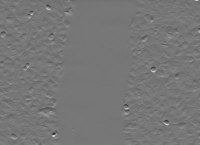
#> input picture input_images/scratch1.jpg, 200 x 145 px
$ python binary_threshold_otsu.py
#> lines starting #> are read from the running program, lines starting #| are printed output that depends on the picture; after the words box and inside, x2 and y2 are one past the last pixel; in counts of white or black regions, pixels touching at a corner belong together; long printed decimals are rounded
# -*- coding: utf-8 -*-
"""
Created on Thu May 26 17:23:13 2022

@author: sdeni
"""

import matplotlib.pyplot as plt
from skimage import filters, morphology
import cv2
import numpy as np


img =cv2.imread("./input_images/scratch1.jpg", cv2.COLOR_BAYER_BGGR2GRAY)
#> img is the input picture: shape (145, 200); min 27, max 221, mean 118.6
entr_img =filters.rank.entropy(img, morphology.disk(3))
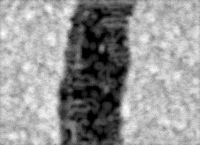
#> entr_img: shape (145, 200) float64; min 0, max 4.86, mean 2.85; drawn with min black and max white
plt.imshow(entr_img, cmap="gray")

thresh = filters.threshold_otsu(entr_img)
#> thresh = 2.32
binary = entr_img <= thresh
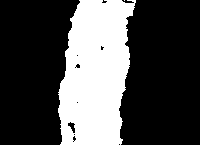
#> binary: shape (145, 200) bool; 29.9% white; 2 white regions (1 under 20 px), largest, box (x1, y1, x2, y2) and area: (58, 0, 136, 145) 8681

plt.imshow(binary, cmap ='gray')

plt.show(thresh)
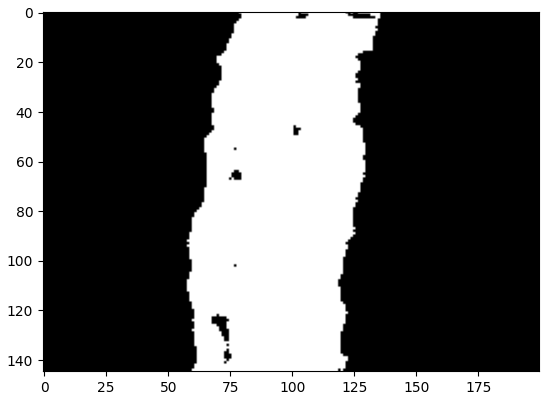
#> figure drawn by matplotlib, 1 panel
print(entr_img.shape)
#| (145, 200)
print("white percentage", (np.sum(binary==1)*100)/(np.sum(binary==0) +np.sum(binary==1)))
#| white percentage 29.938
